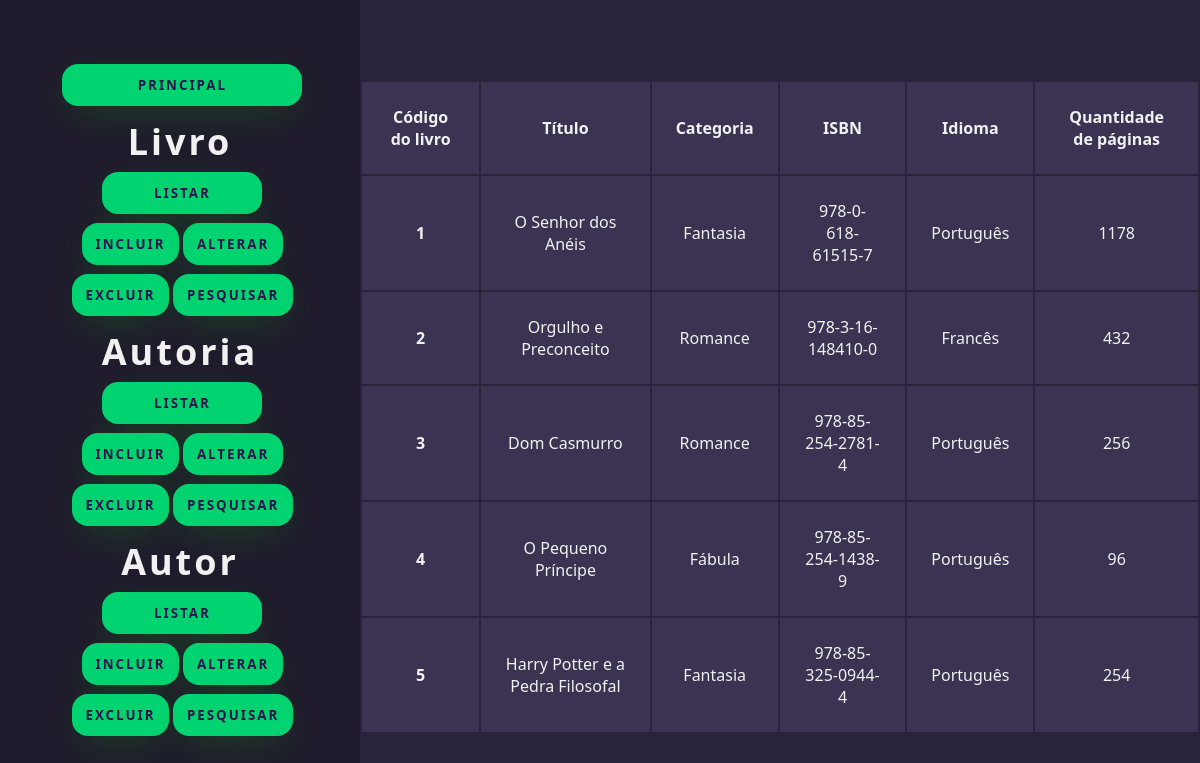
The app's page /class_livro/listar.php, older data.
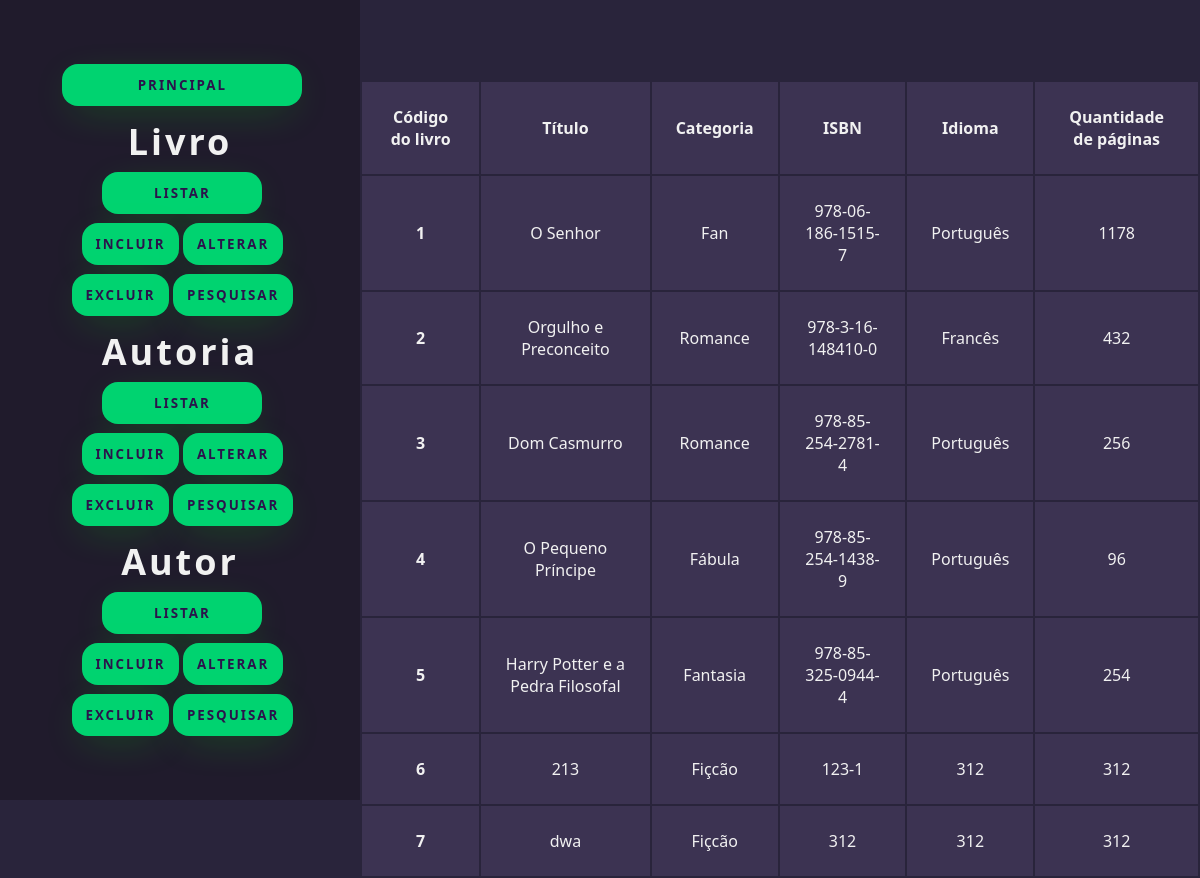
The same page, newer data.
### tables this page shows
CREATE TABLE `livro` (
  `Cod_Livro` int(11) NOT NULL,
  `Titulo` varchar(100) NOT NULL,
  `Categoria` varchar(50) NOT NULL,
  `ISBN` varchar(20) NOT NULL,
  `Idioma` varchar(50) NOT NULL,
  `QtdePag` int(11) NOT NULL
);

### class_livro/listar.php (the view, shortened to what this page needs)
<!DOCTYPE html>
<html lang="pt-br">
    <head>
        <link rel="stylesheet" href="../css/style.css" />
    </head>
    <body>
        <?php include_once '../layouts/navbar.php' ?>
        <section class="right">
          <table>
            <?php
            include_once 'livro.php';
            $a = new Livro();
            $aut_bd = $a -> listar();
            ?>
            <tr>
                <th> Código do livro </th> <th> Título </th> <th> Categoria </th>
                <th> ISBN </th> <th> Idioma </th> <th> Quantidade de páginas </th>
            </tr>
            <?php
            foreach ($aut_bd as $aut_mostrar) {
                ?>
                <br><br>
                <tr> <th> <?php echo $aut_mostrar[0]; ?> </th>  </b>
                <td> <?php echo $aut_mostrar[1]; ?> </td>
                <td> <?php echo $aut_mostrar[2]; ?> </td>
                <td> <?php echo $aut_mostrar[3]; ?> </td>
                <td> <?php echo $aut_mostrar[4]; ?> </td>
                <td> <?php echo $aut_mostrar[5]; ?> </td>
                <?php
            }
            ?>
            </table>
        </section>
    </body>
</html>

Row changes from the older to the newer data that the page shows:
changed livro id 1: Titulo "O Senhor dos Anéis" → "O Senhor"; Categoria "Fantasia" → "Fan"; ISBN "978-0-618-61515-7" → "978-06-186-1515-7"
added livro: Cod_Livro "6", Titulo "213", Categoria "Fiçcão", ISBN "123-1", Idioma "312", QtdePag "312"
added livro: Cod_Livro "7", Titulo "dwa", Categoria "Fiçcão", ISBN "312", Idioma "312", QtdePag "312"
